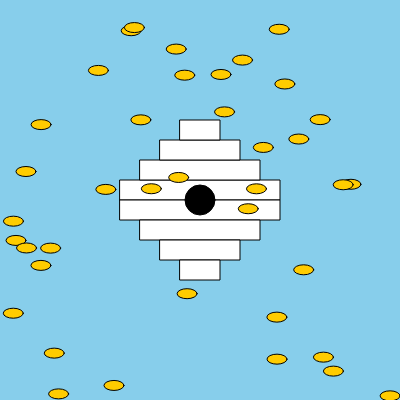
Frame 1 (no input)
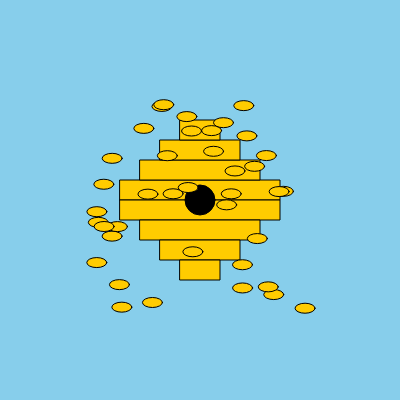
Frame 60 (no input)
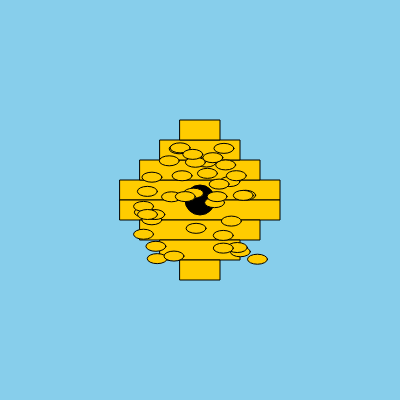
Frame 120 (the mouse pressed at the canvas centre since frame 60)

The p5.js sketch that drew these frames (run headless with seeded random() and noise() and a simulated clock; from frame 60 on, the mouse is pressed at the canvas centre):

// p5.js sketch
// ── sketch.js
// arrays for the X,Y of each bee
let Xs = [];
let Ys = [];

function setup() {
  createCanvas(400, 400);
  background(220);
  // create 40 bees, at random positions
  for (let i = 1; i < 40; i++) {
    Xs[i] = random(width);
    Ys[i] = random(height);
  }
}

function draw() {
  
  // stop when a particular bee is within the doorway 
  if (abs(Xs[0] - width/2) < 10) {
    noloop();
    return;
  }
  background(135,206,235);

  // set the size of each bar of the hive
  let d = 20;
  // and create the hive
  for (let i = d; i<=4*d; i+=d) {
    rect(width/2-5*d+i, height/2-i, 10*d-i*2, d);
    rect(width/2-5*d+i, height/2+i-d, 10*d-i*2, d);
  }

  // draw the doorway in black
  fill(0);  
  ellipse(width/2, height/2, 30,30);
  
  // move each bee towards the doorway, by a percentage of its remaining distance 
  for (let i = 0; i<=40; i++) {
    Xs[i] += (width/2 - Xs[i]) / 100;
    Ys[i] += (height/2 - Ys[i]) / 100;
    // if it is now well within the doorway, make it tiny
    if (abs(Xs[i] - width/2) + abs(Ys[i]-height/2) < 10) {
      ellipse(Xs[i], Ys[i], 2, 1);
    } else{
      fill(255,204,0);
      ellipse(Xs[i], Ys[i], 20, 10);
    }
  }
}
